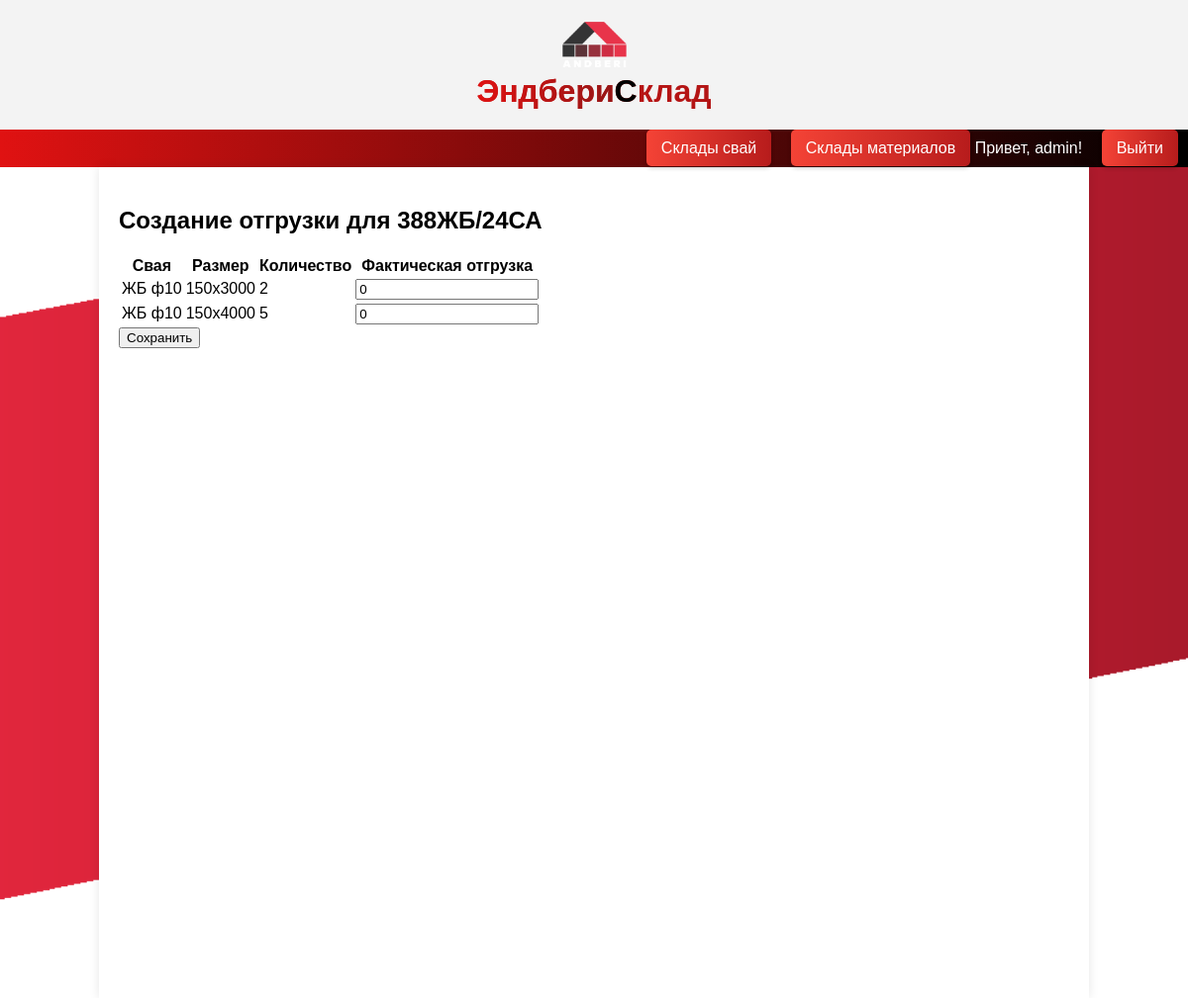
/update_send_operation/112/ (signed in), run on the app's committed database.
### sklad_app/models.py (models this page shows, shortened)
class OperationDeparture(models.Model):
    manager=models.CharField(max_length=500,default='123')
    details = models.TextField()
    extra_details = models.TextField(default=' ',blank=True,null=True)
    date = models.DateTimeField(auto_now_add=True)
    user = models.ManyToManyField(User)
    description = models.CharField(blank=True, max_length=500)
    confirm = models.BooleanField(default=False)
    number_car = models.CharField(blank=True, max_length=500,default=' ')
    brigade = models.ForeignKey(BrigadeWork, on_delete=models.CASCADE, blank=True)
    confirm_b = models.BooleanField(default=False)
    visible = models.BooleanField(default=True)

class NamePile(models.Model):
    TYPE_CHOICES = (
        ('винтовые', 'Винтовые'),
        ('жб', 'Железобетонные'),
    )
    name = models.CharField(max_length=232)
    pile_type = models.CharField(max_length=10, choices=TYPE_CHOICES, default='винтовые', verbose_name='Тип')

class Pile(models.Model):
    name=models.ForeignKey(NamePile,on_delete=models.CASCADE)
    size=models.CharField(max_length=100)
    weight=models.IntegerField(default=0)
    price_beton = models.DecimalField(max_digits=10, decimal_places=4,blank=True,default=0.0)
    price_wire_3 = models.DecimalField(max_digits=10, decimal_places=4,blank=True,default=0.0)
    price_wire_4 = models.DecimalField(max_digits=10, decimal_places=4, blank=True, default=0.0)
    price_wire_6 = models.DecimalField(max_digits=10, decimal_places=4, blank=True, default=0.0)
    price_armature = models.DecimalField(max_digits=10, decimal_places=4,blank=True,default=0.0)
    price_armature10 = models.DecimalField(max_digits=10, decimal_places=4,blank=True,default=0.0)
    count = models.IntegerField(default=0)
    defect = models.IntegerField(default=0)

### sklad_app/views.py (the view, shortened to what this page needs)
# urls.py: path('update_send_operation/<int:operation_id>/', update_send_operation, name='update_send_operation'),
def update_send_operation(request, operation_id):
    operation = get_object_or_404(OperationDeparture, id=operation_id)
    send_operation = get_object_or_404(SendOperation, operation=operation)
    details = json.loads(send_operation.details)
    for detail in details:
        pile_object = Pile.objects.get(id=detail['pile_id'])
        detail['name'] = pile_object.name.name
        detail['size'] = pile_object.size
    return render(request, 'update_send_operation.html', {'operation': operation, 'details': details})

### templates/update_send_operation.html (shortened to what this page needs)
{% extends "index.html" %}
{% block content %}
<h2>Создание отгрузки для {{ operation.manager }}</h2>
<form method="post">
    <table>
        <thead>
            <tr>
                <th>Свая</th>
                <th>Размер</th>
                <th>Количество</th>
                <th>Фактическая отгрузка</th>
            </tr>
        </thead>
        <tbody>
            {% for detail in details %}
            <tr>
                <td>{{ detail.name }}</td>
                <td>{{ detail.size }}</td>
                <td>{{ detail.quantity }}</td>
                <td>
                    <input type="number" name="quantity_{{ detail.pile_id }}" min="0" value="0">
                </td>
            </tr>
            {% endfor %}
        </tbody>
    </table>
    <button type="submit">Сохранить</button>
</form>
{% endblock %}

### templates/index.html (shortened to what this page needs)
<!DOCTYPE html>
<html lang="ru">
<head>
    {% load static %}
    {% load static %}
</head>
<body>
    <div class="header">
        <a href="/"><img src="{% static 'logo.png' %}"  class="logo"></a>
         <h1>
            <span class="gradient-text">Эндбери</span><span class="black">С</span>клад
        </h1>
    </div>
    <div class="nav">
        {% if user.is_authenticated %}
            {% if user.userprofile.role.name == "Производство" or user.userprofile.role.name == "Кладовщик" %}
                <a href="{% url 'ware' %} " >Склады свай</a>
                <a href="{% url 'mat' %} " >Склады материалов</a>
            {% endif %}
            <span style="color: white;">Привет, {{ user.username }}!</span>
            <a href="{% url 'logout' %}">Выйти</a>
        {% else %}
            <a href="{% url 'login' %}">Войти</a>
        {% endif %}
    </div>
    <div class="content">
        {% block content %}{% endblock %}
    </div>
</body>
</html>

### data on the page
OperationDeparture: manager "388ЖБ/24СА"
NamePile: name "ЖБ ф10" "ЖБ ф10"
Pile: size "150x3000"
Pile: size "150x4000"

### other printed values
{{ user.username }} "admin"
{{ detail.quantity }} "2" "5"
